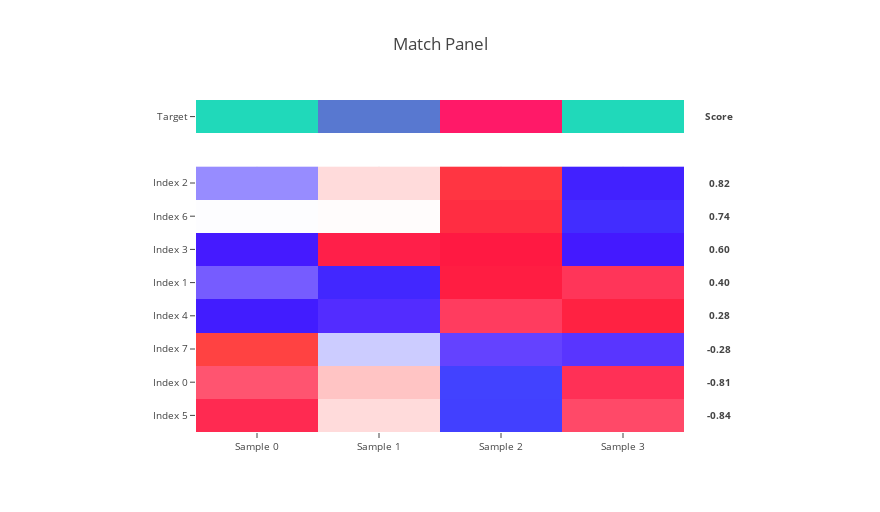

The notebook cell saved with this chart:
### Code cell
target = [
    0,
    2,
    8,
    0,
]

target = pd.Series(
    target, 
    index=('Sample {}'.format(i) for i in range(len(target))),
)

n_row = 8

features = pd.DataFrame(
    np.random.random_sample(size=(
        n_row,
        target.size,
    )),
    index=('Index {}'.format(i) for i in range(n_row)),
    columns=target.index,
)

score_moe_p_value_fdr = make_match_panel(
    target,
    features,
    target_ascending=None,
    target_type='categorical',
)

score_moe_p_value_fdr

### Figure 1 — Plotly figure (JSON) as saved in the notebook; plotly's stock layout.template omitted (floating-point values rounded to 4 significant figures; data arrays with more than 128 entries replaced by an {"elided": "..."} marker saying what was removed)
{"data": [{"colorscale": [[0, "#20d9ba"], [0.5, "#9017e6"], [1, "#ff1968"]], "showscale": false, "text": [["Sample 0", "Sample 1", "Sample 2", "Sample 3"]], "type": "heatmap", "x": ["Sample 0", "Sample 1", "Sample 2", "Sample 3"], "y": ["Target"], "yaxis": "y2", "z": [[0, 2, 8, 0]]}, {"colorscale": {"elided": "256x2 mixed values"}, "showscale": false, "type": "heatmap", "x": ["Sample 0", "Sample 1", "Sample 2", "Sample 3"], "y": ["Index 5", "Index 0", "Index 7", "Index 4", "Index 1", "Index 3", "Index 6", "Index 2"], "yaxis": "y", "z": [[0.8641, 0.1525, -1.673, 0.6564], [0.6214, 0.2533, -1.696, 0.8211], [1.692, -0.2216, -0.6822, -0.7885], [-1.108, -0.8517, 0.7278, 1.232], [-0.5992, -1.319, 1.135, 0.7827], [-0.9944, 0.9456, 1.053, -1.004], [-0.008579, 0.00825, 1.414, -1.414], [-0.4528, 0.1502, 1.516, -1.214]], "zmax": 1.692, "zmin": -1.696}], "layout": {"annotations": [{"font": {"size": 9.6}, "showarrow": false, "text": "<b>Score</b>", "width": 64, "x": 1.002, "xanchor": "left", "xref": "paper", "y": 0.95, "yanchor": "middle", "yref": "paper"}, {"font": {"size": 9.6}, "showarrow": false, "text": "<b>0.82</b>", "width": 64, "x": 1.002, "xanchor": "left", "xref": "paper", "y": 0.75, "yanchor": "middle", "yref": "paper"}, {"font": {"size": 9.6}, "showarrow": false, "text": "<b>0.74</b>", "width": 64, "x": 1.002, "xanchor": "left", "xref": "paper", "y": 0.65, "yanchor": "middle", "yref": "paper"}, {"font": {"size": 9.6}, "showarrow": false, "text": "<b>0.60</b>", "width": 64, "x": 1.002, "xanchor": "left", "xref": "paper", "y": 0.55, "yanchor": "middle", "yref": "paper"}, {"font": {"size": 9.6}, "showarrow": false, "text": "<b>0.40</b>", "width": 64, "x": 1.002, "xanchor": "left", "xref": "paper", "y": 0.45, "yanchor": "middle", "yref": "paper"}, {"font": {"size": 9.6}, "showarrow": false, "text": "<b>0.28</b>", "width": 64, "x": 1.002, "xanchor": "left", "xref": "paper", "y": 0.35, "yanchor": "middle", "yref": "paper"}, {"font": {"size": 9.6}, "showarrow": false, "text": "<b>-0.28</b>", "width": 64, "x": 1.002, "xanchor": "left", "xref": "paper", "y": 0.25, "yanchor": "middle", "yref": "paper"}, {"font": {"size": 9.6}, "showarrow": false, "text": "<b>-0.81</b>", "width": 64, "x": 1.002, "xanchor": "left", "xref": "paper", "y": 0.15, "yanchor": "middle", "yref": "paper"}, {"font": {"size": 9.6}, "showarrow": false, "text": "<b>-0.84</b>", "width": 64, "x": 1.002, "xanchor": "left", "xref": "paper", "y": 0.05, "yanchor": "middle", "yref": "paper"}], "height": 512, "margin": {"l": 196, "r": 196}, "title": "Match Panel", "width": 880, "xaxis": {"anchor": "y", "tickfont": {"size": 9.6}}, "yaxis": {"domain": [0, 0.8], "dtick": 1, "tickfont": {"size": 9.6}}, "yaxis2": {"domain": [0.9, 1], "tickfont": {"size": 9.6}}}}
